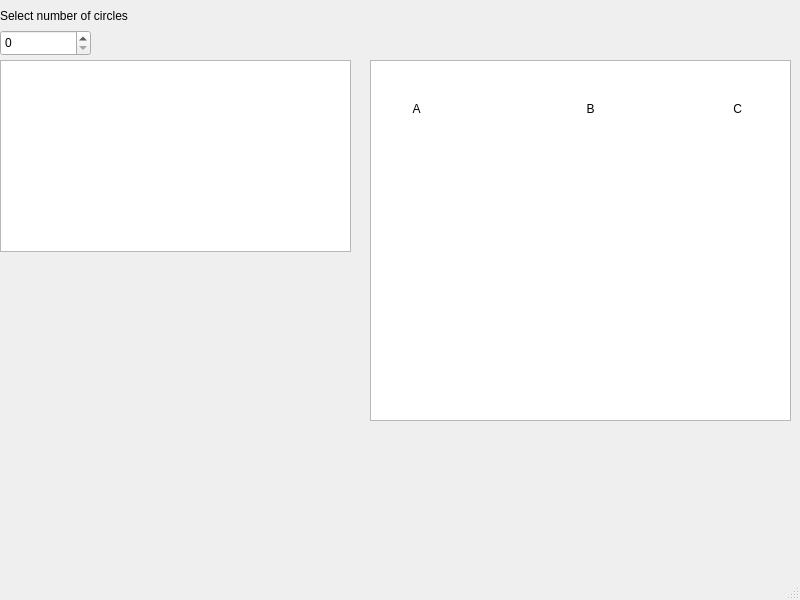
<?xml version="1.0" encoding="UTF-8"?>
<ui version="4.0">
 <class>MainWindow</class>
 <widget class="QMainWindow" name="MainWindow">
  <property name="geometry">
   <rect>
    <x>0</x>
    <y>0</y>
    <width>800</width>
    <height>600</height>
   </rect>
  </property>
  <property name="windowTitle">
   <string>MainWindow</string>
  </property>
  <widget class="QWidget" name="centralwidget">
   <widget class="QTableWidget" name="tableWidget">
    <property name="geometry">
     <rect>
      <x>0</x>
      <y>60</y>
      <width>351</width>
      <height>192</height>
     </rect>
    </property>
   </widget>
   <widget class="QSpinBox" name="spinBox">
    <property name="geometry">
     <rect>
      <x>0</x>
      <y>30</y>
      <width>91</width>
      <height>26</height>
     </rect>
    </property>
   </widget>
   <widget class="QLabel" name="label">
    <property name="geometry">
     <rect>
      <x>0</x>
      <y>0</y>
      <width>181</width>
      <height>31</height>
     </rect>
    </property>
    <property name="text">
     <string>Select number of circles</string>
    </property>
   </widget>
   <widget class="QGraphicsView" name="graphicsView">
    <property name="geometry">
     <rect>
      <x>370</x>
      <y>60</y>
      <width>421</width>
      <height>361</height>
     </rect>
    </property>
   </widget>
   <widget class="QLabel" name="label_2">
    <property name="geometry">
     <rect>
      <x>400</x>
      <y>100</y>
      <width>66</width>
      <height>17</height>
     </rect>
    </property>
    <property name="text">
     <string>    A</string>
    </property>
   </widget>
   <widget class="QLabel" name="label_3">
    <property name="geometry">
     <rect>
      <x>550</x>
      <y>100</y>
      <width>66</width>
      <height>17</height>
     </rect>
    </property>
    <property name="text">
     <string>           B</string>
    </property>
   </widget>
   <widget class="QLabel" name="label_4">
    <property name="geometry">
     <rect>
      <x>680</x>
      <y>100</y>
      <width>66</width>
      <height>17</height>
     </rect>
    </property>
    <property name="text">
     <string>                C</string>
    </property>
   </widget>
  </widget>
  <widget class="QMenuBar" name="menubar">
   <property name="geometry">
    <rect>
     <x>0</x>
     <y>0</y>
     <width>800</width>
     <height>22</height>
    </rect>
   </property>
  </widget>
  <widget class="QStatusBar" name="statusbar"/>
 </widget>
 <resources/>
 <connections/>
</ui>
